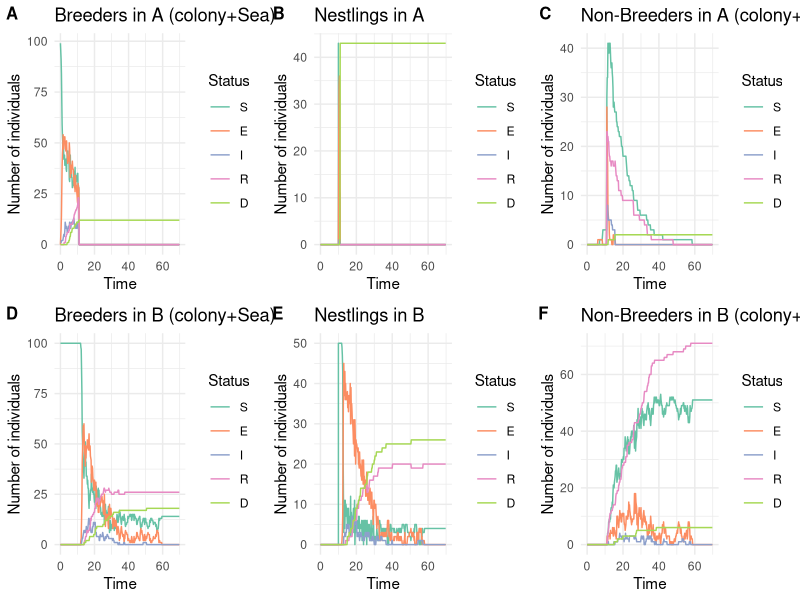
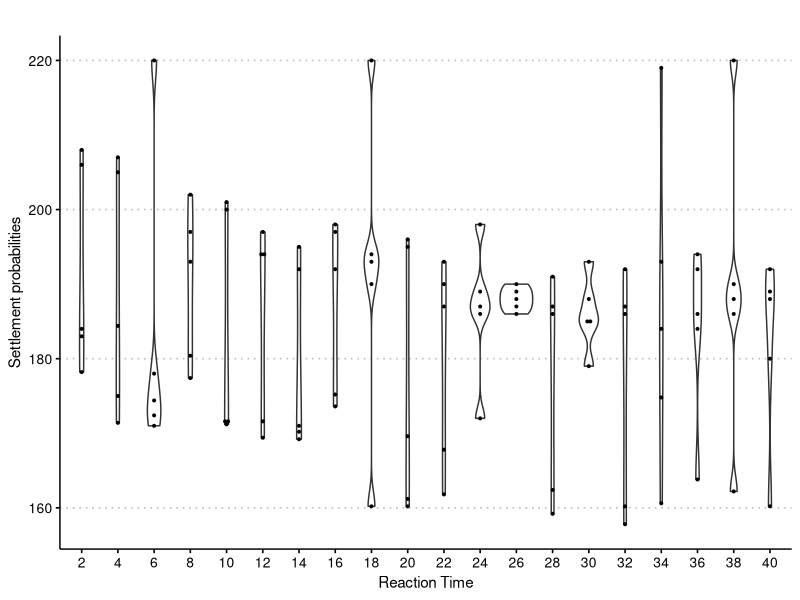

Here is the R script that generated these plots, in order:









# Library -----------------------------------------------------------------

library(tidyverse)
library(ggplot2)
library(reshape2)
library(abind)
library(cowplot)


# Model description -------------------------------------------------------

# Each compartment in the model is described by

# the epidemiological status : Susceptible (S), Exposed (E), Infectious (I), Recovered (R)
# the reproductive status : Breeders (B), Non-Breeders (NB), Nestlings (N)
# the localisation : colony A (A), colony (B), sea A (sea_a), sea B (sea_B)
# 
# Thus, an exposed individual, non-breeder and at sea B, is noted E_sea_b_NB


# Parameters --------------------------------------------------------------

param = list( 
  
  # Epidemiological parameters
  
  # Transmission rate from exposed individuals and from infectious individuals in a colony
  beta = matrix(c(0.10, 0.15,
                  0.00, 0.00),
                nrow = 2, ncol = 2, byrow = T),
  # Rate of progression from exposed to infectious (inverse of incubation period)
  sigma = 1/10,
  # Rate of progression from infectious to exposed
  eta =  0.9, 
  # Recovery rate (inverse of infectious period)
  gamma = 1/3,
  # Disease-related mortality rate
  mu = 1/3 * 0.5,
  
  
  # Mobility  parameters
  
  # Transition from sea to the colony (breeders)
  zeta_to_colony = 1,
  # Transition from colony to the sea (breeders)
  zeta_to_sea = 1,
  # Transition from breeder to non-breeder (reproductive failure)
  psi = 0, #Attention départ en couple
  # Transition from sea to the colony (non-breeders)
  rho_to_colony = 1/7,
  # Transition from colony to the sea (non-breeders)
  rho_to_sea = 1/7 * 7,

  
  # Induced dispersion parameters
  
  # Proportion of dispersed adults
  prop_dispersal = 1,
  # Proportion of prospectors among dispersed adults
  prop_prospecting = 1/8,
  # Date of induced dispersion
  dispersal_date = 30,
  
  # Demographic parameters
  hatching_date = 10

)




# Event rates -------------------------------------------------------------


calculate_rates = function(  beta_E_colony, beta_I_colony,
                             sigma,eta, gamma, mu,
                             zeta_to_colony, zeta_to_sea, psi, rho_to_colony, rho_to_sea,
                             prop_dispersal, prop_prospecting, dispersal_date,
                             hatching_date,
                             S_a, E_a, I_a, R_a, D_a,
                             S_sea_a, E_sea_a, I_sea_a, R_sea_a, D_sea_a,
                             S_sea_b, E_sea_b, I_sea_b, R_sea_b, D_sea_b,
                             S_b, E_b, I_b, R_b, D_b,
                             S_a_NB, E_a_NB, I_a_NB, R_a_NB, D_a_NB,
                             S_sea_a_NB, E_sea_a_NB, I_sea_a_NB, R_sea_a_NB, D_sea_a_NB,
                             S_sea_b_NB,  E_sea_b_NB, I_sea_b_NB, R_sea_b_NB, D_sea_b_NB,
                             S_b_NB, E_b_NB, I_b_NB, R_b_NB, D_b_NB,
                             S_a_N, E_a_N, I_a_N, R_a_N, D_a_N,
                             S_b_N, E_b_N, I_b_N, R_b_N, D_b_N){
  
  rates = c(
    
  # SEIR
  
  ## Nestlings
  ### Colony A
  "S_a_N_to_E_a_N" = beta_E_colony * S_a_N * (E_a+E_a_NB+E_a_N) + 
                     beta_I_colony * S_a_N * (I_a+I_a_NB+I_a_N),
  "E_a_N_to_S_a_N" = eta * E_a_N,
  "E_a_N_to_I_a_N" = sigma * E_a_N,
  "I_a_N_to_R_a_N" = gamma * I_a_N,
  "I_a_N_to_D_a_N" = mu * I_a_N,
  ### Colony B
  "S_b_N_to_E_b_N" = beta_E_colony * S_b_N * (E_b+E_b_NB+E_b_N) +
                     beta_I_colony * S_b_N * (I_b+I_b_NB+I_b_N),
  "E_b_N_to_S_b_N" = eta * E_b_N,
  "E_b_N_to_I_b_N" = sigma * E_b_N,
  "I_b_N_to_R_b_N" = gamma * I_b_N,
  "I_b_N_to_D_b_N" = mu * I_b_N,
  
  ## Non-Breeders
  ### Colony A
  "S_a_NB_to_E_a_NB" = beta_E_colony * S_a_NB * (E_a+E_a_NB+E_a_N) +
                       beta_I_colony * S_a_NB * (I_a+I_a_NB+I_a_N),
  "E_a_NB_to_S_a_NB" = eta * E_a_NB,
  "E_a_NB_to_I_a_NB" = sigma * E_a_NB,
  "I_a_NB_to_R_a_NB" = gamma * I_a_NB,
  "I_a_NB_to_D_a_NB" = mu * I_a_NB,
  ### Sea A
  "S_sea_a_NB_to_E_sea_a_NB" = 0,
  "E_sea_a_NB_to_S_sea_a_NB" = eta * E_sea_a_NB,
  "E_sea_a_NB_to_I_sea_a_NB" = sigma * E_sea_a_NB,
  "I_sea_a_NB_to_R_sea_a_NB" = gamma * I_sea_a_NB,
  "I_sea_a_NB_to_D_sea_a_NB" = mu * I_sea_a_NB,
  ### Sea B
  "S_sea_b_NB_to_E_sea_b_NB" = 0,
  "E_sea_b_NB_to_S_sea_b_NB" = eta * E_sea_b_NB,
  "E_sea_b_NB_to_I_sea_b_NB" = sigma * E_sea_b_NB,
  "I_sea_b_NB_to_R_sea_b_NB" = gamma * I_sea_b_NB,
  "I_sea_b_NB_to_D_sea_b_NB" = mu * I_sea_b_NB,
  ### Colony B
  "S_b_NB_to_E_b_NB" = beta_E_colony * S_b_NB * (E_b+E_b_NB+E_b_N) + 
                       beta_I_colony * S_b_NB * (I_b+I_b_NB+I_b_N),
  "E_b_NB_to_S_b_NB" = eta * E_b_NB,
  "E_b_NB_to_I_b_NB" = sigma * E_b_NB,
  "I_b_NB_to_R_b_NB" = gamma * I_b_NB,
  "I_b_NB_to_D_b_NB" = mu * I_b_NB,
  
  ## Breeders
  ### Colony A
  "S_a_to_E_a" = beta_E_colony * S_a * (E_a+E_a_NB+E_a_N) + 
                 beta_I_colony * S_a * (I_a+I_a_NB+I_a_N),
  "E_a_to_S_a" = eta * E_a,
  "E_a_to_I_a" = sigma * E_a,
  "I_a_to_R_a" = gamma * I_a,
  "I_a_to_D_a" = mu * I_a,
  ### Sea A
  "S_sea_a_to_E_sea_a" = 0,
  "E_sea_a_to_S_sea_a" = eta * E_sea_a,
  "E_sea_a_to_I_sea_a" = sigma * E_sea_a,
  "I_sea_a_to_R_sea_a" = gamma * I_sea_a,
  "I_sea_a_to_D_sea_a" = mu * I_sea_a,
  ### Sea B
  "S_sea_b_to_E_sea_b" = 0,
  "E_sea_b_to_S_sea_b" = eta * E_sea_b,
  "E_sea_b_to_I_sea_b" = sigma * E_sea_b,
  "I_sea_b_to_R_sea_b" = gamma * I_sea_b,
  "I_sea_b_to_D_sea_b" = mu * I_sea_b,
  ### Colony B
  "S_b_to_E_b" = beta_E_colony * S_b * (E_b+E_b_NB+E_b_N) + 
                 beta_I_colony * S_b * (I_b+I_b_NB+I_b_N),
  "E_b_to_S_b" = eta * E_b,
  "E_b_to_I_b" = sigma * E_b,
  "I_b_to_R_b" = gamma * I_b,
  "I_b_to_D_b" = mu * I_b,
  
  
  # Mobility
  ## Non-Breeders
  ### From colony A to sea A
  "S_a_NB_to_S_sea_a_NB" = rho_to_sea * S_a_NB,
  "E_a_NB_to_E_sea_a_NB" = rho_to_sea * E_a_NB,
  "I_a_NB_to_I_sea_a_NB" = rho_to_sea * I_a_NB,
  "R_a_NB_to_R_sea_a_NB" = rho_to_sea * R_a_NB,
  ### From sea A to colony A
  "S_sea_a_NB_to_S_a_NB" = rho_to_colony * S_sea_a_NB,
  "E_sea_a_NB_to_E_a_NB" = rho_to_colony * E_sea_a_NB,
  "I_sea_a_NB_to_I_a_NB" = rho_to_colony * I_sea_a_NB,
  "R_sea_a_NB_to_R_a_NB" = rho_to_colony * R_sea_a_NB,
  ### From colony B to sea B
  "S_b_NB_to_S_sea_b_NB" = rho_to_sea * S_b_NB,
  "E_b_NB_to_E_sea_b_NB" = rho_to_sea * E_b_NB,
  "I_b_NB_to_I_sea_b_NB" = rho_to_sea * I_b_NB,
  "R_b_NB_to_R_sea_b_NB" = rho_to_sea * R_b_NB,
  ### From sea B to colony B
  "S_sea_b_NB_to_S_b_NB" = rho_to_colony * S_sea_b_NB,
  "E_sea_b_NB_to_E_b_NB" = rho_to_colony * E_sea_b_NB,
  "I_sea_b_NB_to_I_b_NB" = rho_to_colony * I_sea_b_NB,
  "R_sea_b_NB_to_R_b_NB" = rho_to_colony * R_sea_b_NB,
  
  ## Breeders
  ### From colony A to sea A
  "S_a_to_S_sea_a" = zeta_to_sea * S_a,
  "E_a_to_E_sea_a" = zeta_to_sea * E_a,
  "I_a_to_I_sea_a" = zeta_to_sea * I_a,
  "R_a_to_R_sea_a" = zeta_to_sea * R_a,
  ### From sea A to colony A
  "S_sea_a_to_S_a" = zeta_to_colony * S_sea_a,
  "E_sea_a_to_E_a" = zeta_to_colony * E_sea_a,
  "I_sea_a_to_I_a" = zeta_to_colony * I_sea_a,
  "R_sea_a_to_R_a" = zeta_to_colony * R_sea_a,
  ### From colony B to sea B
  "S_b_to_S_sea_b" = zeta_to_sea * S_b,
  "E_b_to_E_sea_b" = zeta_to_sea * E_b,
  "I_b_to_I_sea_b" = zeta_to_sea * I_b,
  "R_b_to_R_sea_b" = zeta_to_sea * R_b,
  ### From sea B to colony B
  "S_sea_b_to_S_b" = zeta_to_colony * S_sea_b,
  "E_sea_b_to_E_b" = zeta_to_colony * E_sea_b,
  "I_sea_b_to_I_b" = zeta_to_colony * I_sea_b,
  "R_sea_b_to_R_b" = zeta_to_colony * R_sea_b,
  
  ## Prospecting
  ### From A to B
  "S_sea_a_NB_to_S_sea_b_NB" = prop_prospecting * S_sea_a_NB,
  "E_sea_a_NB_to_E_sea_b_NB" = prop_prospecting * E_sea_a_NB,
  "I_sea_a_NB_to_I_sea_b_NB" = prop_prospecting * I_sea_a_NB,
  "R_sea_a_NB_to_R_sea_b_NB" = prop_prospecting * R_sea_a_NB
  
  # Breeders become Non-Breeders
  
  # "S_a_to_S_a_NB" = psi * S_a,
  # "E_a_to_E_a_NB" = psi * E_a,
  # "I_a_to_I_a_NB" = psi * I_a,
  # "R_a_to_R_a_NB" = psi * R_a
  
  )
  return(rates)
}


# Gillespie SEIR model function -------------------------------------------

gillespie_seir = function(param = param, 
                          # Do we induce dispersion ?
                          induced_dispersal = T,
                          # Reaction time between 1rst death and induced dispersal
                          dispersal_reaction_time = 5,
                          
                          initial_number_breeders_A = 50,
                          initial_number_infected_breeders_A = 1, 
                          initial_number_breeders_B = 50,
                          total_time = 70,
                          dispersal_stochactic = T,
                          
                          tau = 0.25) {
  
  # Initial state
  
  ## Nestlings
  ## In colony A
  N = 0                
  initial_infected = 0
  initial_exposed = 0
  initial_recovered = 0
  initial_susceptible = N - initial_infected - initial_exposed - initial_recovered
  initial_dead = 0
  
  initial_state_A_N = c(S = initial_susceptible,
                        E = initial_exposed,
                        I = initial_infected,
                        R = initial_recovered,
                        D = initial_dead)
  ## Nestlings
  ## In colony B
  N = 0                
  initial_infected = 0
  initial_exposed = 0
  initial_recovered = 0
  initial_susceptible = N - initial_infected - initial_exposed - initial_recovered
  initial_dead = 0
  
  initial_state_B_N = c(S = initial_susceptible,
                        E = initial_exposed,
                        I = initial_infected,
                        R = initial_recovered,
                        D = initial_dead)
  
  
  ## Breeders
  ## In colony A
  N = initial_number_breeders_A                 
  initial_infected = initial_number_infected_breeders_A
  initial_exposed = 0
  initial_recovered = 0
  initial_susceptible = N - initial_infected - initial_exposed - initial_recovered
  initial_dead = 0
  
  initial_state_A = c(S = initial_susceptible,
                      E = initial_exposed,
                      I = initial_infected,
                      R = initial_recovered,
                      D = initial_dead)
  
  ## At sea A
  N = 50                  
  initial_infected = 0
  initial_exposed = 0
  initial_recovered = 0
  initial_susceptible = N - initial_infected - initial_exposed - initial_recovered
  initial_dead = 0
  
  initial_state_sea_a = c(S = initial_susceptible,
                          E = initial_exposed,
                          I = initial_infected,
                          R = initial_recovered,
                          D = initial_dead)
  
  ## At sea B
  N = 50                
  initial_infected = 0
  initial_exposed = 0
  initial_recovered = 0
  initial_susceptible = N - initial_infected - initial_exposed - initial_recovered
  initial_dead = 0
  
  initial_state_sea_b = c(S = initial_susceptible,
                          E = initial_exposed,
                          I = initial_infected,
                          R = initial_recovered,
                          D = initial_dead)
  
  ## In colony B
  N = initial_number_breeders_B                  
  initial_infected = 0
  initial_exposed = 0
  initial_recovered = 0
  initial_susceptible = N - initial_infected - initial_exposed - initial_recovered
  initial_dead = 0
  
  initial_state_B <- c(S = initial_susceptible,
                       E = initial_exposed,
                       I = initial_infected,
                       R = initial_recovered,
                       D = initial_dead)
  
  ## Non-Breeders
  ## In colony A
  N = 0                  
  initial_infected = 0
  initial_exposed = 0
  initial_recovered = 0
  initial_susceptible = N - initial_infected - initial_exposed - initial_recovered
  initial_dead = 0
  
  initial_state_A_NB = c(S = initial_susceptible,
                         E = initial_exposed,
                         I = initial_infected,
                         R = initial_recovered,
                         D = initial_dead)
  
  ## At sea A
  N = 0                  
  initial_infected = 0
  initial_exposed = 0
  initial_recovered = 0
  initial_susceptible = N - initial_infected - initial_exposed - initial_recovered
  initial_dead = 0
  
  initial_state_sea_a_NB = c(S = initial_susceptible,
                             E = initial_exposed,
                             I = initial_infected,
                             R = initial_recovered,
                             D = initial_dead)
  
  ## At sea B
  N = 0                  
  initial_infected = 0
  initial_exposed = 0
  initial_recovered = 0
  initial_susceptible = N - initial_infected - initial_exposed - initial_recovered
  initial_dead = 0
  
  initial_state_sea_b_NB = c(S = initial_susceptible,
                             E = initial_exposed,
                             I = initial_infected,
                             R = initial_recovered,
                             D = initial_dead)
  
  ## In colony B
  N = 0                  
  initial_infected = 0
  initial_exposed = 0
  initial_recovered = 0
  initial_susceptible = N - initial_infected - initial_exposed - initial_recovered
  initial_dead = 0
  
  initial_state_B_NB <- c(S = initial_susceptible,
                          E = initial_exposed,
                          I = initial_infected,
                          R = initial_recovered,
                          D = initial_dead)
  
  
  initial_state = matrix(data = c(initial_state_A,
                                  initial_state_sea_a,
                                  initial_state_sea_b,
                                  initial_state_B,
                                  initial_state_A_NB,
                                  initial_state_sea_a_NB,
                                  initial_state_sea_b_NB,
                                  initial_state_B_NB,
                                  initial_state_A_N,
                                  initial_state_B_N), 
                         nrow = 10, ncol = 5, 
                         byrow = T)
  
  # Parameters
  
  beta_E_colony = param$beta[1,1]
  beta_I_colony = param$beta[1,2]
  
  sigma = param$sigma
  eta = param$eta
  gamma = param$gamma
  mu = param$mu
  
  zeta_to_colony = param$zeta_to_colony
  zeta_to_sea = param$zeta_to_sea
  psi = param$psi
  rho_to_colony = param$rho_to_colony
  rho_to_sea = param$rho_to_sea
  
  prop_dispersal = param$prop_dispersal
  prop_prospecting = param$prop_prospecting
  dispersal_date = param$dispersal_date
  
  hatching_date = param$hatching_date
  
  # Initialization
  times = c(0)
  states = array(dim = c(10,5,1), data = initial_state)
  already_dispersed = F
  already_hatched = F
  first_death = F
  first_death_date = NA
  
  # Next event
  while (times[length(times)] < total_time) {
    
    S_a = states[1, 1, dim(states)[3]]
    E_a = states[1, 2, dim(states)[3]]
    I_a = states[1, 3, dim(states)[3]]
    R_a = states[1, 4, dim(states)[3]]
    D_a = states[1, 5, dim(states)[3]]
    
    S_sea_a = states[2, 1, dim(states)[3]]
    E_sea_a = states[2, 2, dim(states)[3]]
    I_sea_a = states[2, 3, dim(states)[3]]
    R_sea_a = states[2, 4, dim(states)[3]]
    D_sea_a = states[2, 5, dim(states)[3]]
    
    S_sea_b = states[3, 1, dim(states)[3]]
    E_sea_b = states[3, 2, dim(states)[3]]
    I_sea_b = states[3, 3, dim(states)[3]]
    R_sea_b = states[3, 4, dim(states)[3]]
    D_sea_b = states[3, 5, dim(states)[3]]
    
    S_b = states[4, 1, dim(states)[3]]
    E_b = states[4, 2, dim(states)[3]]
    I_b = states[4, 3, dim(states)[3]]
    R_b = states[4, 4, dim(states)[3]]
    D_b = states[4, 5, dim(states)[3]]
    
    S_a_NB = states[5, 1, dim(states)[3]]
    E_a_NB = states[5, 2, dim(states)[3]]
    I_a_NB = states[5, 3, dim(states)[3]]
    R_a_NB = states[5, 4, dim(states)[3]]
    D_a_NB = states[5, 5, dim(states)[3]]
    
    S_sea_a_NB = states[6, 1, dim(states)[3]]
    E_sea_a_NB = states[6, 2, dim(states)[3]]
    I_sea_a_NB = states[6, 3, dim(states)[3]]
    R_sea_a_NB = states[6, 4, dim(states)[3]]
    D_sea_a_NB = states[6, 5, dim(states)[3]]

    S_sea_b_NB = states[7, 1, dim(states)[3]]
    E_sea_b_NB = states[7, 2, dim(states)[3]]
    I_sea_b_NB = states[7, 3, dim(states)[3]]
    R_sea_b_NB = states[7, 4, dim(states)[3]]
    D_sea_b_NB = states[7, 5, dim(states)[3]]
    
    S_b_NB = states[8, 1, dim(states)[3]]
    E_b_NB = states[8, 2, dim(states)[3]]
    I_b_NB = states[8, 3, dim(states)[3]]
    R_b_NB = states[8, 4, dim(states)[3]]
    D_b_NB = states[8, 5, dim(states)[3]]
    
    S_a_N = states[9, 1, dim(states)[3]]
    E_a_N = states[9, 2, dim(states)[3]]
    I_a_N = states[9, 3, dim(states)[3]]
    R_a_N = states[9, 4, dim(states)[3]]
    D_a_N = states[9, 5, dim(states)[3]]
    
    S_b_N = states[10, 1, dim(states)[3]]
    E_b_N = states[10, 2, dim(states)[3]]
    I_b_N = states[10, 3, dim(states)[3]]
    R_b_N = states[10, 4, dim(states)[3]]
    D_b_N = states[10, 5, dim(states)[3]]
    
    # Rates of each possible event
    rates = calculate_rates(beta_E_colony, beta_I_colony,
                            sigma,eta, gamma, mu,
                            zeta_to_colony, zeta_to_sea, psi, rho_to_colony, rho_to_sea,
                            prop_dispersal, prop_prospecting, dispersal_date,
                            hatching_date,
                            S_a, E_a, I_a, R_a, D_a,
                            S_sea_a, E_sea_a, I_sea_a, R_sea_a, D_sea_a,
                            S_sea_b, E_sea_b, I_sea_b, R_sea_b, D_sea_b,
                            S_b, E_b, I_b, R_b, D_b,
                            S_a_NB, E_a_NB, I_a_NB, R_a_NB, D_a_NB,
                            S_sea_a_NB, E_sea_a_NB, I_sea_a_NB, R_sea_a_NB, D_sea_a_NB,
                            S_sea_b_NB,  E_sea_b_NB, I_sea_b_NB, R_sea_b_NB, D_sea_b_NB,
                            S_b_NB, E_b_NB, I_b_NB, R_b_NB, D_b_NB,
                            S_a_N, E_a_N, I_a_N, R_a_N, D_a_N,
                            S_b_N, E_b_N, I_b_N, R_b_N, D_b_N)

    total_rate = sum(rates)
    
    if (total_rate == 0) {
      break
    }
    
    time_step <- min(tau, (total_time - times[length(times)]))
    next_time = times[length(times)] + time_step

    # Hatching
    if (next_time > hatching_date & !already_hatched) { 
      
      S_a_N = round((S_a + E_a + I_a + R_a + S_sea_a + E_sea_a + I_sea_a + R_sea_a)/2)
      S_b_N = round((S_b + E_b + I_b + R_b + S_sea_b + E_sea_b + I_sea_b + R_sea_b)/2)
      
      already_hatched = T
      
      new_state = matrix(data = c(S_a, E_a, I_a, R_a, D_a,
                                  S_sea_a, E_sea_a, I_sea_a, R_sea_a, D_sea_a,
                                  S_sea_b, E_sea_b, I_sea_b, R_sea_b, D_sea_b,
                                  S_b, E_b, I_b, R_b, D_b,
                                  
                                  S_a_NB, E_a_NB, I_a_NB, R_a_NB, D_a_NB,
                                  S_sea_a_NB, E_sea_a_NB, I_sea_a_NB, R_sea_a_NB, D_sea_a_NB,
                                  S_sea_b_NB, E_sea_b_NB, I_sea_b_NB, R_sea_b_NB, D_sea_b_NB,
                                  S_b_NB, E_b_NB, I_b_NB, R_b_NB, D_b_NB,
                                  
                                  S_a_N, E_a_N, I_a_N, R_a_N, D_a_N,
                                  S_b_N, E_b_N, I_b_N, R_b_N, D_b_N),
                         nrow = 10, ncol = 5, 
                         byrow = T)
      
      states = abind(states, new_state)
      times = c(times, hatching_date)
      
      
      # Rates of each possible event
      rates =     rates = calculate_rates(beta_E_colony, beta_I_colony,
                                          sigma,eta, gamma, mu,
                                          zeta_to_colony, zeta_to_sea, psi, rho_to_colony, rho_to_sea,
                                          prop_dispersal, prop_prospecting, dispersal_date,
                                          hatching_date,
                                          S_a, E_a, I_a, R_a, D_a,
                                          S_sea_a, E_sea_a, I_sea_a, R_sea_a, D_sea_a,
                                          S_sea_b, E_sea_b, I_sea_b, R_sea_b, D_sea_b,
                                          S_b, E_b, I_b, R_b, D_b,
                                          S_a_NB, E_a_NB, I_a_NB, R_a_NB, D_a_NB,
                                          S_sea_a_NB, E_sea_a_NB, I_sea_a_NB, R_sea_a_NB, D_sea_a_NB,
                                          S_sea_b_NB,  E_sea_b_NB, I_sea_b_NB, R_sea_b_NB, D_sea_b_NB,
                                          S_b_NB, E_b_NB, I_b_NB, R_b_NB, D_b_NB,
                                          S_a_N, E_a_N, I_a_N, R_a_N, D_a_N,
                                          S_b_N, E_b_N, I_b_N, R_b_N, D_b_N)
      
      total_rate = sum(rates)
      
      if (total_rate == 0) {
        break
      }
      
      time_step = rexp(1, total_rate)
      next_time = times[length(times)] + time_step
      
    }
    
    
    
    # Determining the date of first infection
    if (!first_death & D_a > 0){
      first_death_date = times[length(times)] 
      first_death = T
    }
    
    # Induction of dispersion
    ## Has the induced dispersal strategy been triggered?
    if (induced_dispersal){ 
      ## Did the dispersal occur?
      if (!already_dispersed){
        # Is it time to induce dispersion, according to the stochastic case and the deterministic case?
        if ((dispersal_stochactic & first_death & next_time > first_death_date + dispersal_reaction_time) 
            |
            (!dispersal_stochactic & next_time > dispersal_date)
        ){
          
          # Dispersal of breeders
          
          # Number of adults in  A
          N_a = S_a + E_a + I_a + R_a + S_sea_a + E_sea_a + I_sea_a + R_sea_a
          # Number of adults A who are dispersed
          N_disp_a = round(N_a * prop_dispersal)
          # Distribution of dispersed adults by epidemiological status
          disp_a = sample(c(rep("S_a", S_a), rep("E_a", E_a),rep("I_a", I_a),rep("R_a", R_a),
                            rep("S_sea_a", S_sea_a), rep("E_sea_a", E_sea_a),rep("I_sea_a", I_sea_a),rep("R_sea_a", R_sea_a)),
                          size = N_disp_a, 
                          replace = F) %>% 
            factor(., levels = c("S_a","E_a","I_a","R_a",
                                 "S_sea_a","E_sea_a","I_sea_a","R_sea_a")) %>% 
            table()
          
          # Number of susceptible adults who are dispersed from A
          disp_S_a = disp_a["S_a"]
          disp_S_sea_a = disp_a["S_sea_a"]
          # Update of the number of susceptible adults
          S_a = S_a - disp_S_a
          S_sea_a = S_sea_a - disp_S_sea_a
          S_sea_a_NB = S_sea_a_NB + disp_S_a + disp_S_sea_a
          
          # Number of exposed  adults who are dispersed from A
          disp_E_a = disp_a["E_a"]
          disp_E_sea_a = disp_a["E_sea_a"]
          # Update of the number of exposed adults
          E_a = E_a - disp_E_a
          E_sea_a = E_sea_a - disp_E_sea_a
          E_sea_a_NB = E_sea_a_NB + disp_E_a + disp_E_sea_a
          
          # Number of infectious adults who are dispersed from A
          disp_I_a = disp_a["I_a"]
          disp_I_sea_a = disp_a["I_sea_a"]
          # Update of the number of infectious adults
          I_a = I_a - disp_I_a
          I_sea_a = I_sea_a - disp_I_sea_a
          I_sea_a_NB = I_sea_a_NB + disp_I_a + disp_I_sea_a
          
          # Number of recovered adults who are dispersed from A
          disp_R_a = disp_a["R_a"]
          disp_R_sea_a = disp_a["R_sea_a"]
          # Update of the number of recovered adults
          R_a = R_a - disp_R_a
          R_sea_a = R_sea_a - disp_R_sea_a
          R_sea_a_NB = R_sea_a_NB + disp_R_a + disp_R_sea_a
          
          # Death of nestlings
          
          D_a_N = D_a_N + S_a_N + E_a_N + I_a_N + R_a_N
          S_a_N = 0
          E_a_N = 0
          I_a_N = 0
          R_a_N = 0
          
          
          already_dispersed = T
          
          new_state = matrix(data = c(S_a, E_a, I_a, R_a, D_a,
                                      S_sea_a, E_sea_a, I_sea_a, R_sea_a, D_sea_a,
                                      S_sea_b, E_sea_b, I_sea_b, R_sea_b, D_sea_b,
                                      S_b, E_b, I_b, R_b, D_b,
                                      
                                      S_a_NB, E_a_NB, I_a_NB, R_a_NB, D_a_NB,
                                      S_sea_a_NB, E_sea_a_NB, I_sea_a_NB, R_sea_a_NB, D_sea_a_NB,
                                      S_sea_b_NB, E_sea_b_NB, I_sea_b_NB, R_sea_b_NB, D_sea_b_NB,
                                      S_b_NB, E_b_NB, I_b_NB, R_b_NB, D_b_NB,
                                      
                                      S_a_N, E_a_N, I_a_N, R_a_N, D_a_N,
                                      S_b_N, E_b_N, I_b_N, R_b_N, D_b_N),
                             nrow = 10, ncol = 5, 
                             byrow = T)
          
          states = abind(states, new_state)
          times = c(times, next_time)
          
          
          # Rates of each possible event
          rates =     rates = calculate_rates(beta_E_colony, beta_I_colony,
                                              sigma,eta, gamma, mu,
                                              zeta_to_colony, zeta_to_sea, psi, rho_to_colony, rho_to_sea,
                                              prop_dispersal, prop_prospecting, dispersal_date,
                                              hatching_date,
                                              S_a, E_a, I_a, R_a, D_a,
                                              S_sea_a, E_sea_a, I_sea_a, R_sea_a, D_sea_a,
                                              S_sea_b, E_sea_b, I_sea_b, R_sea_b, D_sea_b,
                                              S_b, E_b, I_b, R_b, D_b,
                                              S_a_NB, E_a_NB, I_a_NB, R_a_NB, D_a_NB,
                                              S_sea_a_NB, E_sea_a_NB, I_sea_a_NB, R_sea_a_NB, D_sea_a_NB,
                                              S_sea_b_NB,  E_sea_b_NB, I_sea_b_NB, R_sea_b_NB, D_sea_b_NB,
                                              S_b_NB, E_b_NB, I_b_NB, R_b_NB, D_b_NB,
                                              S_a_N, E_a_N, I_a_N, R_a_N, D_a_N,
                                              S_b_N, E_b_N, I_b_N, R_b_N, D_b_N)
          
          total_rate = sum(rates)
          
          if (total_rate == 0) {
            break
          }
          
          time_step = rexp(1, total_rate)
          next_time = times[length(times)] + time_step
          
          
        }
        
      }
    }
    
    times = c(times, next_time)
    
    nb_events <- rpois(1, total_rate * time_step) 
    whichevent = sample(1:length(rates), nb_events, prob = rates, replace = TRUE)
    
    
    transitions = factor(whichevent, levels = 1:length(rates)) %>% 
      table() %>% 
      as.matrix() %>% 
      t() %>% 
      as.data.frame()
    
    names_transitions = names(rates)
    
    names(transitions) <- names_transitions

    transitions_bank = c()
    for (i in 1:length(transitions)){
      if (length(transitions)>0){
        transitions_bank = c(transitions_bank, rep(names_transitions[i], times = transitions[i]))
      }
}
    
    
    
    if (length(transitions_bank)>0){
    for (i in 1:length(transitions_bank)){
      
      transition = transitions_bank[i]
      

      
      if (transition == "S_a_to_E_a" & S_a > 0) {
        S_a = S_a - 1
        E_a = E_a + 1
      } else if (transition == "E_a_to_S_a" & E_a > 0) {
        E_a = E_a - 1
        S_a = S_a + 1
      } else if (transition == "E_a_to_I_a" & E_a > 0) {
        E_a = E_a - 1
        I_a = I_a + 1
      } else if (transition == "I_a_to_R_a" & I_a > 0) {
        I_a = I_a - 1
        R_a = R_a + 1
      } else if (transition == "I_a_to_D_a" & I_a > 0) {
        # If an adult dies, the partner becomes a non-breeder and the nestling dies
        I_a = I_a - 1
        D_a = D_a + 1
        # The nestling dies
        if (S_a_N + E_a_N + I_a_N + R_a_N > 0){
          nestling = sample(c(rep("S_a_N", S_a_N), rep("E_a_N", E_a_N),rep("I_a_N", I_a_N),rep("R_a_N", R_a_N)),
                            size = 1)
          if (nestling == "S_a_N"){
            S_a_N = S_a_N - 1
            D_a_N = D_a_N + 1
          } else if (nestling == "E_a_N"){
            E_a_N = E_a_N - 1
            D_a_N = D_a_N + 1
          } else if (nestling == "I_a_N"){
            I_a_N = I_a_N - 1
            D_a_N = D_a_N + 1
          } else if (nestling == "R_a_N"){
            R_a_N = R_a_N - 1
            D_a_N = D_a_N + 1
          }
        }
        # The partner becomes a non-breeder
        partner = sample(c(rep("S_a", S_a), rep("E_a", E_a),rep("I_a", I_a),rep("R_a", R_a),
                           rep("S_sea_a", S_sea_a), rep("E_sea_a", E_sea_a),rep("I_sea_a", I_sea_a),rep("R_sea_a", R_sea_a)),
                         size = 1)
        if (partner == "S_a"){
          S_a = S_a - 1
          S_a_NB = S_a_NB + 1
        } else if (partner == "E_a"){
          E_a = E_a - 1
          E_a_NB = E_a_NB + 1
        } else if (partner == "I_a"){
          I_a = I_a - 1
          I_a_NB = I_a_NB + 1
        } else if (partner == "R_a"){
          R_a = R_a - 1
          R_a_NB = R_a_NB + 1
        } else if (partner == "S_sea_a"){
          S_sea_a = S_sea_a - 1
          S_sea_a_NB = S_sea_a_NB + 1
        } else if (partner == "E_sea_a"){
          E_sea_a = E_sea_a - 1
          E_sea_a_NB = E_sea_a_NB + 1
        } else if (partner == "I_sea_a"){
          I_sea_a = I_sea_a - 1
          I_sea_a_NB = I_sea_a_NB + 1
        } else if (partner == "R_sea_a"){
          R_sea_a = R_sea_a - 1
          R_sea_a_NB = R_sea_a_NB + 1
        }
      } else if (transition == "S_sea_a_to_E_sea_a" & S_sea_a > 0) {
        S_sea_a = S_sea_a - 1
        E_sea_a = E_sea_a + 1
      } else if (transition == "E_sea_a_to_S_sea_a" & E_sea_a > 0) {
        E_sea_a = E_sea_a - 1
        S_sea_a = S_sea_a + 1
      } else if (transition == "E_sea_a_to_I_sea_a" & E_sea_a > 0) {
        E_sea_a = E_sea_a - 1
        I_sea_a = I_sea_a + 1
      } else if (transition == "I_sea_a_to_R_sea_a" & I_sea_a > 0) {
        I_sea_a = I_sea_a - 1
        R_sea_a = R_sea_a + 1
      } else if (transition == "I_sea_a_to_D_sea_a" & I_sea_a > 0) {
        I_sea_a = I_sea_a - 1
        D_sea_a = D_sea_a + 1
      } else if (transition == "S_sea_b_to_E_sea_b" & S_sea_b > 0) {
        S_sea_b = S_sea_b - 1
        E_sea_b = E_sea_b + 1
      } else if (transition == "E_sea_b_to_S_sea_b" & E_sea_b > 0) {
        E_sea_b = E_sea_b - 1
        S_sea_b = S_sea_b + 1
      } else if (transition == "E_sea_b_to_I_sea_b" & E_sea_b > 0) {
        E_sea_b = E_sea_b - 1
        I_sea_b = I_sea_b + 1
      } else if (transition == "I_sea_b_to_R_sea_b" & I_sea_b > 0) {
        I_sea_b = I_sea_b - 1
        R_sea_b = R_sea_b + 1
      } else if (transition == "I_sea_b_to_D_sea_b" & I_sea_b > 0) {
        I_sea_b = I_sea_b - 1
        D_sea_b = D_sea_b + 1
      } else if (transition == "S_b_to_E_b" & S_b > 0) {
        S_b = S_b - 1
        E_b = E_b + 1
      } else if (transition == "E_b_to_S_b" & E_b > 0) {
        E_b = E_b - 1
        S_b = S_b + 1
      } else if (transition == "E_b_to_I_b" & E_b > 0) {
        E_b = E_b - 1
        I_b = I_b + 1
      } else if (transition == "I_b_to_R_b" & I_b > 0) {
        I_b = I_b - 1
        R_b = R_b + 1
      } else if (transition == "I_b_to_D_b" & I_b > 0) {
        # If an adult dies, the partner becomes a non-breeder and the nestling dies
        I_b = I_b - 1
        D_b = D_b + 1
        # The nestling dies
        if (S_b_N + E_b_N + I_b_N + R_b_N > 0){
          nestling = sample(c(rep("S_b_N", S_b_N), rep("E_b_N", E_b_N),rep("I_b_N", I_b_N),rep("R_b_N", R_b_N)),
                            size = 1)
          if (nestling == "S_b_N"){
            S_b_N = S_b_N - 1
            D_b_N = D_b_N + 1
          } else if (nestling == "E_b_N"){
            E_b_N = E_b_N - 1
            D_b_N = D_b_N + 1
          } else if (nestling == "I_b_N"){
            I_b_N = I_b_N - 1
            D_b_N = D_b_N + 1
          } else if (nestling == "R_b_N"){
            R_b_N = R_b_N - 1
            D_b_N = D_b_N + 1
          }
        }
        # The partner becomes a non-breeder
        partner = sample(c(rep("S_b", S_b), rep("E_b", E_b),rep("I_b", I_b),rep("R_b", R_b),
                           rep("S_sea_b", S_sea_b), rep("E_sea_b", E_sea_b),rep("I_sea_b", I_sea_b),rep("R_sea_b", R_sea_b)),
                         size = 1)
       
        if (partner == "S_b"){
          S_b = S_b - 1
          S_b_NB = S_b_NB + 1
        } else if (partner == "E_b"){
          E_b = E_b - 1
          E_b_NB = E_b_NB + 1
        } else if (partner == "I_b"){
          I_b = I_b - 1
          I_b_NB = I_b_NB + 1
        } else if (partner == "R_b"){
          R_b = R_b - 1
          R_b_NB = R_b_NB + 1
        } else if (partner == "S_sea_b"){
          S_sea_b = S_sea_b - 1
          S_sea_b_NB = S_sea_b_NB + 1
        } else if (partner == "E_sea_b"){
          E_sea_b = E_sea_b - 1
          E_sea_b_NB = E_sea_b_NB + 1
        } else if (partner == "I_sea_b"){
          I_sea_b = I_sea_b - 1
          I_sea_b_NB = I_sea_b_NB + 1
        } else if (partner == "R_sea_b"){
          R_sea_b = R_sea_b - 1
          R_sea_b_NB = R_sea_b_NB + 1
        }
        
      } else if (transition == "S_a_to_S_sea_a"  & S_a > 0) {
        S_a = S_a - 1
        S_sea_a = S_sea_a + 1
      } else if (transition == "E_a_to_E_sea_a"  & E_a > 0) {
        E_a = E_a - 1
        E_sea_a = E_sea_a + 1
      } else if (transition == "I_a_to_I_sea_a"  & I_a > 0) {
        I_a = I_a - 1
        I_sea_a = I_sea_a + 1
      } else if (transition == "R_a_to_R_sea_a"  & R_a > 0) {
        R_a = R_a - 1
        R_sea_a = R_sea_a + 1
      } else if (transition == "S_b_to_S_sea_b"  & S_b > 0) {
        S_b = S_b - 1
        S_sea_b = S_sea_b + 1
      } else if (transition == "E_b_to_E_sea_b"  & E_b > 0) {
        E_b = E_b - 1
        E_sea_b = E_sea_b + 1
      } else if (transition == "I_b_to_I_sea_b"  & I_b > 0) {
        I_b = I_b - 1
        I_sea_b = I_sea_b + 1
      } else if (transition == "R_b_to_R_sea_b"  & R_b > 0) {
        R_b = R_b - 1
        R_sea_b = R_sea_b + 1
      }else if (transition == "S_sea_a_to_S_a"  & S_sea_a > 0) {
        S_a = S_a + 1
        S_sea_a = S_sea_a - 1
      } else if (transition == "E_sea_a_to_E_a"  & E_sea_a > 0) {
        E_a = E_a + 1
        E_sea_a = E_sea_a - 1
      } else if (transition == "I_sea_a_to_I_a"  & I_sea_a > 0) {
        I_a = I_a + 1
        I_sea_a = I_sea_a - 1
      } else if (transition == "R_sea_a_to_R_a" & R_sea_a > 0) {
        R_a = R_a + 1
        R_sea_a = R_sea_a - 1
      } else if (transition == "S_sea_b_to_S_b" & S_sea_b > 0) {
        S_b = S_b + 1
        S_sea_b = S_sea_b - 1
      } else if (transition == "E_sea_b_to_E_b" & E_sea_b > 0) {
        E_b = E_b + 1
        E_sea_b = E_sea_b - 1
      } else if (transition == "I_sea_b_to_I_b" & I_sea_b > 0) {
        I_b = I_b + 1
        I_sea_b = I_sea_b - 1
      } else if (transition == "R_sea_b_to_R_b" & R_sea_b > 0) {
        R_b = R_b + 1
        R_sea_b = R_sea_b - 1
      } else if (transition == "S_a_NB_to_E_a_NB" & S_a_NB > 0) {
        S_a_NB = S_a_NB - 1
        E_a_NB = E_a_NB + 1
      } else if (transition == "E_a_NB_to_S_a_NB" & E_a_NB > 0) {
        E_a_NB = E_a_NB - 1
        S_a_NB = S_a_NB + 1
      } else if (transition == "E_a_NB_to_I_a_NB" & E_a_NB > 0) {
        E_a_NB = E_a_NB - 1
        I_a_NB = I_a_NB + 1
      } else if (transition == "I_a_NB_to_R_a_NB" & I_a_NB > 0) {
        I_a_NB = I_a_NB - 1
        R_a_NB = R_a_NB + 1
      } else if (transition == "I_a_NB_to_D_a_NB" & I_a_NB > 0) {
        I_a_NB = I_a_NB - 1
        D_a_NB = D_a_NB + 1
      } else if (transition == "S_sea_a_NB_to_E_sea_a_NB" & S_sea_a_NB > 0) {
        S_sea_a_NB = S_sea_a_NB - 1
        E_sea_a_NB = E_sea_a_NB + 1
      } else if (transition == "E_sea_a_NB_to_S_sea_a_NB" & E_sea_a_NB > 0) {
        E_sea_a_NB = E_sea_a_NB - 1
        S_sea_a_NB = S_sea_a_NB + 1
      } else if (transition == "E_sea_a_NB_to_I_sea_a_NB" & E_sea_a_NB > 0) {
        E_sea_a_NB = E_sea_a_NB - 1
        I_sea_a_NB = I_sea_a_NB + 1
      } else if (transition == "I_sea_a_NB_to_R_sea_a_NB" & I_sea_a_NB > 0) {
        I_sea_a_NB = I_sea_a_NB - 1
        R_sea_a_NB = R_sea_a_NB + 1
      } else if (transition == "I_sea_a_NB_to_D_sea_a_NB" & I_sea_a_NB > 0) {
        I_sea_a_NB = I_sea_a_NB - 1
        D_sea_a_NB = D_sea_a_NB + 1
      } else if (transition == "S_sea_b_NB_to_E_sea_b_NB" & S_sea_b_NB > 0) {
        S_sea_b_NB = S_sea_b_NB - 1
        E_sea_b_NB = E_sea_b_NB + 1
      } else if (transition == "E_sea_b_NB_to_S_sea_b_NB" & E_sea_b_NB > 0) {
        E_sea_b_NB = E_sea_b_NB - 1
        S_sea_b_NB = S_sea_b_NB + 1
      } else if (transition == "E_sea_b_NB_to_I_sea_b_NB" & E_sea_b_NB > 0) {
        E_sea_b_NB = E_sea_b_NB - 1
        I_sea_b_NB = I_sea_b_NB + 1
      } else if (transition == "I_sea_b_NB_to_R_sea_b_NB" & I_sea_b_NB > 0) {
        I_sea_b_NB = I_sea_b_NB - 1
        R_sea_b_NB = R_sea_b_NB + 1
      } else if (transition == "I_sea_b_NB_to_D_sea_b_NB" & I_sea_b_NB > 0) {
        I_sea_b_NB = I_sea_b_NB - 1
        D_sea_b_NB = D_sea_b_NB + 1
      } else if (transition == "S_b_NB_to_E_b_NB" & S_b_NB > 0) {
        S_b_NB = S_b_NB - 1
        E_b_NB = E_b_NB + 1
      } else if (transition == "E_b_NB_to_S_b_NB" & E_b_NB > 0) {
        E_b_NB = E_b_NB - 1
        S_b_NB = S_b_NB + 1
      } else if (transition == "E_b_NB_to_I_b_NB" & E_b_NB > 0) {
        E_b_NB = E_b_NB - 1
        I_b_NB = I_b_NB + 1
      } else if (transition == "I_b_NB_to_R_b_NB" & I_b_NB > 0) {
        I_b_NB = I_b_NB - 1
        R_b_NB = R_b_NB + 1
      } else if (transition == "I_b_NB_to_D_b_NB" & I_b_NB > 0) {
        I_b_NB = I_b_NB - 1
        D_b_NB = D_b_NB + 1
      } else if (transition == "S_a_NB_to_S_sea_a_NB" & S_a_NB > 0) {
        S_a_NB = S_a_NB - 1
        S_sea_a_NB = S_sea_a_NB + 1
      } else if (transition == "E_a_NB_to_E_sea_a_NB" & E_a_NB > 0) {
        E_a_NB = E_a_NB - 1
        E_sea_a_NB = E_sea_a_NB + 1
      } else if (transition == "I_a_NB_to_I_sea_a_NB" & I_a_NB > 0) {
        I_a_NB = I_a_NB - 1
        I_sea_a_NB = I_sea_a_NB + 1
      } else if (transition == "R_a_NB_to_R_sea_a_NB" & R_a_NB > 0) {
        R_a_NB = R_a_NB - 1
        R_sea_a_NB = R_sea_a_NB + 1
      } else if (transition == "S_b_NB_to_S_sea_b_NB" & S_b_NB > 0) {
        S_b_NB = S_b_NB - 1
        S_sea_b_NB = S_sea_b_NB + 1
      } else if (transition == "E_b_NB_to_E_sea_b_NB" & E_b_NB > 0) {
        E_b_NB = E_b_NB - 1
        E_sea_b_NB = E_sea_b_NB + 1
      } else if (transition == "I_b_NB_to_I_sea_b_NB" & I_b_NB > 0) {
        I_b_NB = I_b_NB - 1
        I_sea_b_NB = I_sea_b_NB + 1
      } else if (transition == "R_b_NB_to_R_sea_b_NB" & R_b_NB > 0) {
        R_b_NB = R_b_NB - 1
        R_sea_b_NB = R_sea_b_NB + 1
      }else if (transition == "S_sea_a_NB_to_S_a_NB" & S_sea_a_NB > 0) {
        S_a_NB = S_a_NB + 1
        S_sea_a_NB = S_sea_a_NB - 1
      } else if (transition == "E_sea_a_NB_to_E_a_NB" & E_sea_a_NB > 0) {
        E_a_NB = E_a_NB + 1
        E_sea_a_NB = E_sea_a_NB - 1
      } else if (transition == "I_sea_a_NB_to_I_a_NB" & I_sea_a_NB > 0) {
        I_a_NB = I_a_NB + 1
        I_sea_a_NB = I_sea_a_NB - 1
      } else if (transition == "R_sea_a_NB_to_R_a_NB" & R_sea_a_NB > 0) {
        R_a_NB = R_a_NB + 1
        R_sea_a_NB = R_sea_a_NB - 1
      } else if (transition == "S_sea_b_NB_to_S_b_NB" & S_sea_b_NB > 0) {
        S_b_NB = S_b_NB + 1
        S_sea_b_NB = S_sea_b_NB - 1
      } else if (transition == "E_sea_b_NB_to_E_b_NB" & E_sea_b_NB > 0) {
        E_b_NB = E_b_NB + 1
        E_sea_b_NB = E_sea_b_NB - 1
      } else if (transition == "I_sea_b_NB_to_I_b_NB" & I_sea_b_NB > 0) {
        I_b_NB = I_b_NB + 1
        I_sea_b_NB = I_sea_b_NB - 1
      } else if (transition == "R_sea_b_NB_to_R_b_NB" & R_sea_b_NB > 0) {
        R_b_NB = R_b_NB + 1
        R_sea_b_NB = R_sea_b_NB - 1
      } else if (transition == "S_a_to_S_a_NB"  & S_a > 0) {
        S_a = S_a - 2
        S_a_NB = S_a_NB + 2
      } else if (transition == "E_a_to_E_a_NB" & E_a > 0) {
        E_a = E_a - 2
        E_a_NB = E_a_NB + 2
      } else if (transition == "I_a_to_I_a_NB" & I_a > 0) {
        I_a = I_a - 2
        I_a_NB = I_a_NB + 2
      } else if (transition == "E_a_to_E_a_NB" & R_a > 0) {
        R_a = R_a - 2
        R_a_NB = R_a_NB + 2
      } else if (transition == "S_sea_a_NB_to_S_sea_b_NB" & S_sea_a_NB > 0) {
        S_sea_a_NB = S_sea_a_NB - 1
        S_sea_b_NB = S_sea_b_NB + 1
      }else if (transition == "E_sea_a_NB_to_E_sea_b_NB" & E_sea_a_NB > 0) {
        E_sea_a_NB = E_sea_a_NB - 1
        E_sea_b_NB = E_sea_b_NB + 1
      }else if (transition == "I_sea_a_NB_to_I_sea_b_NB" & I_sea_a_NB > 0) {
        I_sea_a_NB = I_sea_a_NB - 1
        I_sea_b_NB = I_sea_b_NB + 1
      }else if (transition == "R_sea_a_NB_to_R_sea_b_NB" & R_sea_a_NB > 0) {
        R_sea_a_NB = R_sea_a_NB - 1
        R_sea_b_NB = R_sea_b_NB + 1
      }else if (transition == "S_a_N_to_E_a_N" & S_a_N > 0){
        S_a_N = S_a_N - 1
        E_a_N = E_a_N + 1
      }else if (transition == "E_a_N_to_S_a_N" & E_a_N > 0){
        E_a_N = E_a_N - 1
        S_a_N = S_a_N + 1
      }else if (transition == "E_a_N_to_I_a_N" & E_a_N > 0){
        E_a_N = E_a_N - 1
        I_a_N = I_a_N + 1
      }else if (transition == "I_a_N_to_R_a_N" & I_a_N > 0){
        I_a_N = I_a_N - 1
        R_a_N = R_a_N + 1
      }else if (transition == "I_a_N_to_R_a_N" & I_a_N > 0){
        I_a_N = I_a_N - 1
        R_a_N = R_a_N + 1
      }else if (transition == "I_a_N_to_D_a_N"  & I_a_N > 0){
        # If a nestling dies, both parents become non-breeders.
        I_a_N = I_a_N - 1
        D_a_N = D_a_N + 1
        parent1 = sample(c(rep("S_a", S_a), rep("E_a", E_a),rep("I_a", I_a),rep("R_a", R_a),
                           rep("S_sea_a", S_sea_a), rep("E_sea_a", E_sea_a),rep("I_sea_a", I_sea_a),rep("R_sea_a", R_sea_a)),
                         size = 1)
        if (parent1 == "S_a"){
          S_a = S_a - 1
          S_a_NB = S_a_NB + 1
        } else if (parent1 == "E_a"){
          E_a = E_a - 1
          E_a_NB = E_a_NB + 1
        } else if (parent1 == "I_a"){
          I_a = I_a - 1
          I_a_NB = I_a_NB + 1
        } else if (parent1 == "R_a"){
          R_a = R_a - 1
          R_a_NB = R_a_NB + 1
        } else if (parent1 == "S_sea_a"){
          S_sea_a = S_sea_a - 1
          S_sea_a_NB = S_sea_a_NB + 1
        } else if (parent1 == "E_sea_a"){
          E_sea_a = E_sea_a - 1
          E_sea_a_NB = E_sea_a_NB + 1
        } else if (parent1 == "I_sea_a"){
          I_sea_a = I_sea_a - 1
          I_sea_a_NB = I_sea_a_NB + 1
        } else if (parent1 == "R_sea_a"){
          R_sea_a = R_sea_a - 1
          R_sea_a_NB = R_sea_a_NB + 1
        }
        parent2 = sample(c(rep("S_a", S_a), rep("E_a", E_a),rep("I_a", I_a),rep("R_a", R_a),
                           rep("S_sea_a", S_sea_a), rep("E_sea_a", E_sea_a),rep("I_sea_a", I_sea_a),rep("R_sea_a", R_sea_a)),
                         size = 1)
        if (parent2 == "S_a"){
          S_a = S_a - 1
          S_a_NB = S_a_NB + 1
        } else if (parent2 == "E_a"){
          E_a = E_a - 1
          E_a_NB = E_a_NB + 1
        } else if (parent2 == "I_a"){
          I_a = I_a - 1
          I_a_NB = I_a_NB + 1
        } else if (parent2 == "R_a"){
          R_a = R_a - 1
          R_a_NB = R_a_NB + 1
        } else if (parent2 == "S_sea_a"){
          S_sea_a = S_sea_a - 1
          S_sea_a_NB = S_sea_a_NB + 1
        } else if (parent2 == "E_sea_a"){
          E_sea_a = E_sea_a - 1
          E_sea_a_NB = E_sea_a_NB + 1
        } else if (parent2 == "I_sea_a"){
          I_sea_a = I_sea_a - 1
          I_sea_a_NB = I_sea_a_NB + 1
        } else if (parent2 == "R_sea_a"){
          R_sea_a = R_sea_a - 1
          R_sea_a_NB = R_sea_a_NB + 1
        }
      }else if (transition == "S_b_N_to_E_b_N" & S_b_N > 0){
        S_b_N = S_b_N - 1
        E_b_N = E_b_N + 1
      }else if (transition == "E_b_N_to_S_b_N" & E_b_N > 0){
        E_b_N = E_b_N - 1
        S_b_N = S_b_N + 1
      }else if (transition == "E_b_N_to_I_b_N" & E_b_N > 0){
        E_b_N = E_b_N - 1
        I_b_N = I_b_N + 1
      }else if (transition == "I_b_N_to_R_b_N" & I_b_N > 0){
        I_b_N = I_b_N - 1
        R_b_N = R_b_N + 1
      }else if (transition == "I_b_N_to_R_b_N" & I_b_N > 0){
        I_b_N = I_b_N - 1
        R_b_N = R_b_N + 1
      }else if (transition == "I_b_N_to_D_b_N" & I_b_N > 0){
        I_b_N = I_b_N - 1
        D_b_N = D_b_N + 1
        # If a nestling dies, both parents become non-breeders.
        parent1 = sample(c(rep("S_b", S_b), rep("E_b", E_b),rep("I_b", I_b),rep("R_b", R_b),
                           rep("S_sea_b", S_sea_b), rep("E_sea_b", E_sea_b),rep("I_sea_b", I_sea_b),rep("R_sea_b", R_sea_b)),
                         size = 1)
        if (parent1 == "S_b"){
          S_b = S_b - 1
          S_b_NB = S_b_NB + 1
        } else if (parent1 == "E_b"){
          E_b = E_b - 1
          E_b_NB = E_b_NB + 1
        } else if (parent1 == "I_b"){
          I_b = I_b - 1
          I_b_NB = I_b_NB + 1
        } else if (parent1 == "R_b"){
          R_b = R_b - 1
          R_b_NB = R_b_NB + 1
        } else if (parent1 == "S_sea_b"){
          S_sea_b = S_sea_b - 1
          S_sea_b_NB = S_sea_b_NB + 1
        } else if (parent1 == "E_sea_b"){
          E_sea_b = E_sea_b - 1
          E_sea_b_NB = E_sea_b_NB + 1
        } else if (parent1 == "I_sea_b"){
          I_sea_b = I_sea_b - 1
          I_sea_b_NB = I_sea_b_NB + 1
        } else if (parent1 == "R_sea_b"){
          R_sea_b = R_sea_b - 1
          R_sea_b_NB = R_sea_b_NB + 1
        }
        parent2 = sample(c(rep("S_b", S_b), rep("E_b", E_b),rep("I_b", I_b),rep("R_b", R_b),
                           rep("S_sea_b", S_sea_b), rep("E_sea_b", E_sea_b),rep("I_sea_b", I_sea_b),rep("R_sea_b", R_sea_b)),
                         size = 1)
        if (parent2 == "S_b"){
          S_b = S_b - 1
          S_b_NB = S_b_NB + 1
        } else if (parent2 == "E_b"){
          E_b = E_b - 1
          E_b_NB = E_b_NB + 1
        } else if (parent2 == "I_b"){
          I_b = I_b - 1
          I_b_NB = I_b_NB + 1
        } else if (parent2 == "R_b"){
          R_b = R_b - 1
          R_b_NB = R_b_NB + 1
        } else if (parent2 == "S_sea_b"){
          S_sea_b = S_sea_b - 1
          S_sea_b_NB = S_sea_b_NB + 1
        } else if (parent2 == "E_sea_b"){
          E_sea_b = E_sea_b - 1
          E_sea_b_NB = E_sea_b_NB + 1
        } else if (parent2 == "I_sea_b"){
          I_sea_b = I_sea_b - 1
          I_sea_b_NB = I_sea_b_NB + 1
        } else if (parent2 == "R_sea_b"){
          R_sea_b = R_sea_b - 1
          R_sea_b_NB = R_sea_b_NB + 1
        }
      }
    }
  }
    
    new_state = matrix(data = c(S_a, E_a, I_a, R_a, D_a,
                                S_sea_a, E_sea_a, I_sea_a, R_sea_a, D_sea_a,
                                S_sea_b, E_sea_b, I_sea_b, R_sea_b, D_sea_b,
                                S_b, E_b, I_b, R_b, D_b,
                                
                                S_a_NB, E_a_NB, I_a_NB, R_a_NB, D_a_NB,
                                S_sea_a_NB, E_sea_a_NB, I_sea_a_NB, R_sea_a_NB, D_sea_a_NB,
                                S_sea_b_NB, E_sea_b_NB, I_sea_b_NB, R_sea_b_NB, D_sea_b_NB,
                                S_b_NB, E_b_NB, I_b_NB, R_b_NB, D_b_NB,
                                
                                S_a_N, E_a_N, I_a_N, R_a_N, D_a_N,
                                S_b_N, E_b_N, I_b_N, R_b_N, D_b_N),
                           nrow = 10, ncol = 5, 
                           byrow = T)
    
    
    
    states = abind(states, new_state)

  }
  
  output = data.frame(
    time = times,
    S_a = states[1, 1, ],
    E_a = states[1, 2, ],
    I_a = states[1, 3, ],
    R_a = states[1, 4, ],
    D_a = states[1, 5, ],
    S_sea_a = states[2, 1, ],
    E_sea_a = states[2, 2, ],
    I_sea_a = states[2, 3, ],
    R_sea_a = states[2, 4, ],
    D_sea_a = states[2, 5, ],
    S_sea_b = states[3, 1, ],
    E_sea_b = states[3, 2, ],
    I_sea_b = states[3, 3, ],
    R_sea_b = states[3, 4, ],
    D_sea_b = states[3, 5, ],
    S_b = states[4, 1, ],
    E_b = states[4, 2, ],
    I_b = states[4, 3, ],
    R_b = states[4, 4, ],
    D_b = states[4, 5, ],
    
    S_a_NB = states[5, 1, ],
    E_a_NB = states[5, 2, ],
    I_a_NB = states[5, 3, ],
    R_a_NB = states[5, 4, ],
    D_a_NB = states[5, 5, ],
    S_sea_a_NB = states[6, 1, ],
    E_sea_a_NB = states[6, 2, ],
    I_sea_a_NB = states[6, 3, ],
    R_sea_a_NB = states[6, 4, ],
    D_sea_a_NB = states[6, 5, ],
    S_sea_b_NB = states[7, 1, ],
    E_sea_b_NB = states[7, 2, ],
    I_sea_b_NB = states[7, 3, ],
    R_sea_b_NB = states[7, 4, ],
    D_sea_b_NB = states[7, 5, ],
    S_b_NB = states[8, 1, ],
    E_b_NB = states[8, 2, ],
    I_b_NB = states[8, 3, ],
    R_b_NB = states[8, 4, ],
    D_b_NB = states[8, 5, ],
    
    S_a_N = states[9, 1, ],
    E_a_N = states[9, 2, ],
    I_a_N = states[9, 3, ],
    R_a_N = states[9, 4, ],
    D_a_N = states[9, 5, ],
    S_b_N = states[10, 1, ],
    E_b_N = states[10, 2, ],
    I_b_N = states[10, 3, ],
    R_b_N = states[10, 4, ],
    D_b_N = states[10, 5, ]) %>% 
    mutate(
    S_a_total = S_a + S_sea_a,
    E_a_total = E_a + E_sea_a,
    I_a_total = I_a + I_sea_a,
    R_a_total = R_a + R_sea_a,
    D_a_total = D_a + D_sea_a,
    
    S_b_total = S_b + S_sea_b,
    E_b_total = E_b + E_sea_b,
    I_b_total = I_b + I_sea_b,
    R_b_total = R_b + R_sea_b,
    D_b_total = D_b + D_sea_b,
    
    S_a_NB_total = S_a_NB + S_sea_a_NB,
    E_a_NB_total = E_a_NB + E_sea_a_NB,
    I_a_NB_total = I_a_NB + I_sea_a_NB,
    R_a_NB_total = R_a_NB + R_sea_a_NB,
    D_a_NB_total = D_a_NB + D_sea_a_NB,
    
    S_b_NB_total = S_b_NB + S_sea_b_NB,
    E_b_NB_total = E_b_NB + E_sea_b_NB,
    I_b_NB_total = I_b_NB + I_sea_b_NB,
    R_b_NB_total = R_b_NB + R_sea_b_NB,
    D_b_NB_total = D_b_NB + D_sea_b_NB
  )
  
  return(output)
}


# Plot results

plot_seir = function(output_ = output){
  
  output_long = melt(output_[1:nrow(output_)-1, ], id = "time")
  
  output_a = output_long %>% filter(variable %in% c("S_a_total", "E_a_total", "I_a_total", "R_a_total", "D_a_total"))
  plot_a = ggplot(output_a, aes(x = time, y = value, color = variable)) +
    geom_line() +
    labs(x = "Time", y = "Number of individuals", color = "Status") +
    theme_minimal() +
    ggtitle("Breeders in A (colony+Sea)")+
    scale_color_brewer(palette="Set2", labels = c("S", "E", "I", "R", "D"))
  
  
  output_a_N = output_long %>% filter(variable %in% c("S_a_N", "E_a_N", "I_a_N", "R_a_N", "D_a_N"))
  plot_a_N = ggplot(output_a_N, aes(x = time, y = value, color = variable)) +
    geom_line() +
    labs(x = "Time", y = "Number of individuals", color = "Status") +
    theme_minimal() +
    ggtitle("Nestlings in A")+
    scale_color_brewer(palette="Set2", labels = c("S", "E", "I", "R", "D"))
  
  
  output_a_NB = output_long %>% filter(variable %in% c("S_a_NB_total", "E_a_NB_total", "I_a_NB_total", "R_a_NB_total", "D_a_NB_total"))
  plot_a_NB = ggplot(output_a_NB, aes(x = time, y = value, color = variable)) +
    geom_line() +
    labs(x = "Time", y = "Number of individuals", color = "Status") +
    theme_minimal() +
    ggtitle("Non-Breeders in A (colony+Sea)")+
    scale_color_brewer(palette="Set2", labels = c("S", "E", "I", "R", "D"))
  
  
  output_b = output_long %>% filter(variable %in% c("S_b_total", "E_b_total", "I_b_total", "R_b_total", "D_b_total"))
  plot_b = ggplot(output_b, aes(x = time, y = value, color = variable)) +
    geom_line() +
    labs(x = "Time", y = "Number of individuals", color = "Status") +
    theme_minimal() +
    ggtitle("Breeders in B (colony+Sea)")+
    scale_color_brewer(palette="Set2", labels = c("S", "E", "I", "R", "D"))
  
  
  output_b_N = output_long %>% filter(variable %in% c("S_b_N", "E_b_N", "I_b_N", "R_b_N", "D_b_N"))
  plot_b_N = ggplot(output_b_N, aes(x = time, y = value, color = variable)) +
    geom_line() +
    labs(x = "Time", y = "Number of individuals", color = "Status") +
    theme_minimal() +
    ggtitle("Nestlings in B")+
    scale_color_brewer(palette="Set2", labels = c("S", "E", "I", "R", "D"))
  
  
  output_b_NB = output_long %>% filter(variable %in% c("S_b_NB_total", "E_b_NB_total", "I_b_NB_total", "R_b_NB_total", "D_b_NB_total"))
  plot_b_NB = ggplot(output_b_NB, aes(x = time, y = value, color = variable)) +
    geom_line() +
    labs(x = "Time", y = "Number of individuals", color = "Status") +
    theme_minimal() +
    ggtitle("Non-Breeders in B (colony+Sea)")+
    scale_color_brewer(palette="Set2", labels = c("S", "E", "I", "R", "D"))
  
  plot_grid_seir = plot_grid(plot_a, plot_a_N, plot_a_NB,
                             plot_b, plot_b_N, plot_b_NB,
                             labels = c("A", "B", "C",
                                        "D", "E", "F"),
                             label_size = 12)
  
  print(plot_grid_seir)
  
}

# Run simulation

time1 <- Sys.time()
output = gillespie_seir(param = param, 
                        induced_dispersal = T,
                        initial_number_breeders_A = 50,
                        initial_number_infected_breeders_A = 1, 
                        initial_number_breeders_B = 50,
                        total_time = 70,
                        dispersal_stochactic = T,
                        tau = 0.2)

time2 <- Sys.time()
time2 - time1
plot_seir()



# summary_output ----------------------------------------------------------

summary_output = function(output){

  N_a = output[1, c("S_a", "I_a", "S_sea_a", "I_sea_a",
                    "S_a_NB", "I_a_NB", "S_sea_a_NB", "I_sea_a_NB")] %>% sum()
  max_infected_a = max(output[, c("I_a","I_sea_a")])
  prop_max_infected_a = max_infected_a / N_a
  dead_a = output[nrow(output), c("D_a","D_sea_a")] %>% sum()
  a_N = output[nrow(output), c("S_a_N", "E_a_N", "I_a_N", "R_a_N")] %>% sum()
  
  
  N_b = output[1, c("S_b", "I_b", "S_sea_b", "I_sea_b",
                    "S_b_NB", "I_b_NB", "S_sea_b_NB", "I_sea_b_NB")] %>% sum()
  max_infected_b = max(output[, c("I_b","I_sea_b")])
  prop_max_infected_b = max_infected_b / N_b
  dead_b = output[nrow(output), c("D_b","D_sea_b")] %>% sum()
  b_N = output[nrow(output), c("S_b_N", "E_b_N", "I_b_N", "R_b_N")] %>% sum()

  
  nb_adults = N_a + N_b - dead_a - dead_b
  nb_nestlings = a_N + b_N
  nb_adults_equi = nb_adults + (0.2)*nb_nestlings


  return( data.frame(
    N_a = N_a,
    max_infected_a = max_infected_a,
    prop_max_infected_a = prop_max_infected_a,
    dead_a = dead_a,
    a_N = a_N,
    
    N_b = N_b,
    max_infected_b = max_infected_b,
    prop_max_infected_b = prop_max_infected_b,
    dead_b = dead_b,
    b_N = b_N,
    
    nb_adults = nb_adults,
    nb_nestlings = nb_nestlings,
    nb_adults_equi = nb_adults_equi
    
    

  ))
}


# stat_model --------------------------------------------------------------

stat_model = function(nb_iterations = 5,
                      param_ = param,
                      induced_dispersal_ = T,
                      dispersal_reaction_time_ = 5,
                      initial_number_breeders_A_ = 50,
                      initial_number_infected_breeders_A_ = 1,
                      initial_number_breeders_B_ = 50,
                      total_time_ = 70,
                      dispersal_stochactic_ = T,
                      tau_ = 0.2){
  
  response_list = data.frame()
  
  for (i in 1:nb_iterations){
    
    output = gillespie_seir(param = param_,
                            induced_dispersal = induced_dispersal_,
                            dispersal_reaction_time = dispersal_reaction_time_,
                            initial_number_breeders_A = initial_number_breeders_A_,
                            initial_number_infected_breeders_A = initial_number_infected_breeders_A_,
                            initial_number_breeders_B = initial_number_breeders_B_,
                            total_time = total_time_,
                            dispersal_stochactic = dispersal_stochactic_,
                            tau = tau_)
    
    response_list = rbind(response_list, summary_output(output))
    
  }
  
  #return(response_list)
  
  
  return(response_list$nb_adults_equi )
}


# plot --------------------------------------------------------------------



output = c()
val_test = (1:20)*2

for (k in val_test){
  
  res = stat_model(dispersal_reaction_time_ = k)
  
  output = c(output, res)
  
}

df = data.frame(dispersal_reaction_time = rep(val_test, each = 5),
           output=output) %>% 
  mutate(dispersal_reaction_time = dispersal_reaction_time %>%as.factor())

ggplot(data = df, aes(x = dispersal_reaction_time, y = output))+
  geom_violin(position=position_dodge(1)) + 
  geom_dotplot(binaxis='y', stackdir='center', binwidth=0.4) +
  ggthemes::theme_clean() +
  theme(
    panel.border = element_blank(), # Enlever la bordure du panel
    axis.title = element_text(size = 11),  # Thicken axis titles
    axis.text = element_text(size = 10),  # Thicken axis text
    axis.line = element_line(size = 2),  # Thicken axis lines
    panel.background = element_rect(fill = "transparent", color = NA), 
    plot.background = element_rect(fill = "transparent", color = NA), 
    legend.position =  "none"
  )+
  labs(x = "Reaction Time", y = "Settlement probabilities", title = "",
       fill = "Arrival colony type") 
  



# data_long = pivot_longer(stat_model(20), cols = -N_a, names_to = "variable", values_to = "value")
# ggplot(data_long %>% subset(., variable %in% c("nb_adults", "nb_nestlings", "nb_adults_equi")),
#        aes(x = variable, y = value)) +
#   geom_violin() +
#   geom_dotplot(binaxis='y', stackdir='center', dotsize=1)




# 
# output_long_list = data.frame()
# response_list = data.frame()
# 
# nb_iterations = 8
# 
# for (i in 1:nb_iterations){
#   
#   output = gillespie_seir(param = param,
#                           induced_dispersal = T,
#                           initial_number_breeders_A = 50,
#                           initial_number_infected_breeders_A = 1,
#                           initial_number_breeders_B = 50,
#                           total_time = 70,
#                           dispersal_stochactic = T,
#                           tau = 0.2)
#   
#   output_long = melt(output, id = "time")
#   
#   output_long_i = cbind(output_long,
#                         data.frame(simulation = rep(i, times = nrow(output_long))))
#   
#   output_long_list = rbind(output_long_list, output_long_i)
#   response_list = rbind(response_list, summary_output(output))
#   
# }
# 
# 
# output_a = output_long_list %>% filter(variable %in% c("S_a", "E_a", "I_a", "R_a", "D_a"))
# 
# p = ggplot()
# for(i in 1:nb_iterations){
#   p = p + geom_line(data = output_a %>% subset(., simulation == i )
#                     , aes(x = time, y = value, color = variable))
# }
# p = p +
#   labs(x = "Time", y = "Number of individuals", color = "Compartment") +
#   theme_minimal() +
#   ggtitle("Stochastic SEIR Model Simulation (Gillespie Algorithm)")
# 
# 
# p
# 
# 
# data_long = pivot_longer(response_list, cols = -N_a, names_to = "variable", values_to = "value")
# 
# # Créer les diagrammes en violon pour chaque variable
# ggplot(data_long %>% subset(., variable %in% c("nb_adults", "nb_nestlings", "nb_adults_equi")),
#        aes(x = variable, y = value)) +
#   geom_violin() +
#   geom_dotplot(binaxis='y', stackdir='center', dotsize=1)
# 
# 
